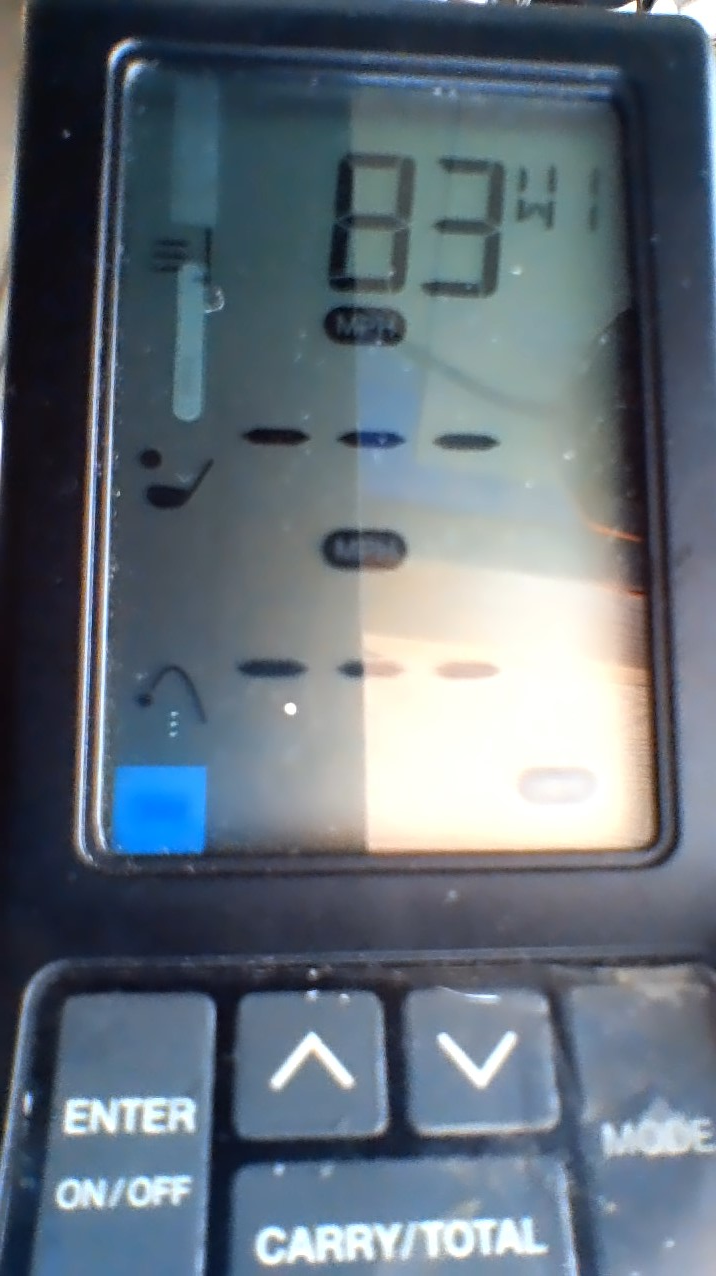
#> input picture images/launch-monitor-2.jpg, 716 x 1276 px
$ python color-range-detector.py --image images/launch-monitor-2.jpg
#> lines starting #> are read from the running program, lines starting #| are printed output that depends on the picture; after the words box and inside, x2 and y2 are one past the last pixel; in counts of white or black regions, pixels touching at a corner belong together
#!/usr/bin/env python
# -*- coding: utf-8 -*-

# USAGE: You need to specify a filter and "only one" image source
#
# (python) range-detector --filter RGB --image /path/to/image.png
# or
# (python) range-detector --filter HSV --webcam

import cv2
import argparse
from operator import xor


def callback(value):
    pass


def setup_trackbars(range_filter):
    cv2.namedWindow("Trackbars", 0)

    for i in ["MIN", "MAX"]:
        v = 0 if i == "MIN" else 255

        for j in range_filter:
            cv2.createTrackbar("%s_%s" % (j, i), "Trackbars", v, 255, callback)


def get_arguments():
    ap = argparse.ArgumentParser()
    ap.add_argument('-f', '--filter', default= 'HSV',
                    help='Range filter. RGB or HSV')
    ap.add_argument('-i', '--image', required=False,
                    help='Path to the image')
    ap.add_argument('-w', '--webcam', required=False,
                    help='Use webcam', action='store_true')
    ap.add_argument('-p', '--preview', required=False,
                    help='Show a preview of the image after applying the mask',
                    action='store_true')
    args = vars(ap.parse_args())

    if not xor(bool(args['image']), bool(args['webcam'])):
        ap.error("Please specify only one image source")

    if not args['filter'].upper() in ['RGB', 'HSV']:
        ap.error("Please speciy a correct filter.")

    return args


def get_trackbar_values(range_filter):
    values = []

    for i in ["MIN", "MAX"]:
        for j in range_filter:
            v = cv2.getTrackbarPos("%s_%s" % (j, i), "Trackbars")
            values.append(v)

    return values


def main():
    args = get_arguments()

    range_filter = args['filter'].upper()

    if args['image']:
        image = cv2.imread(args['image'])
#> image is the input picture: shape (1276, 716, 3); mean B, G, R 122.3, 111.3, 99.6

        if range_filter == 'RGB':
            frame_to_thresh = image.copy()
        else:
            frame_to_thresh = cv2.cvtColor(image, cv2.COLOR_BGR2HSV)
#> frame_to_thresh: shape (1276, 716, 3); mean H, S, V 95.6, 69, 125.3
    else:
        camera = cv2.VideoCapture(0)

    setup_trackbars(range_filter)
#> the loop in setup_trackbars, `for i in ["MIN", "MAX"]:` made 2 passes; slider 'H_MIN' is set to 51

    while True:
        if args['webcam']:
            ret, image = camera.read()

            if not ret:
                break

            if range_filter == 'RGB':
                frame_to_thresh = image.copy()
            else:
                frame_to_thresh = cv2.cvtColor(image, cv2.COLOR_BGR2HSV)

        v1_min, v2_min, v3_min, v1_max, v2_max, v3_max = get_trackbar_values(range_filter)

        thresh = cv2.inRange(frame_to_thresh, (v1_min, v2_min, v3_min), (v1_max, v2_max, v3_max))
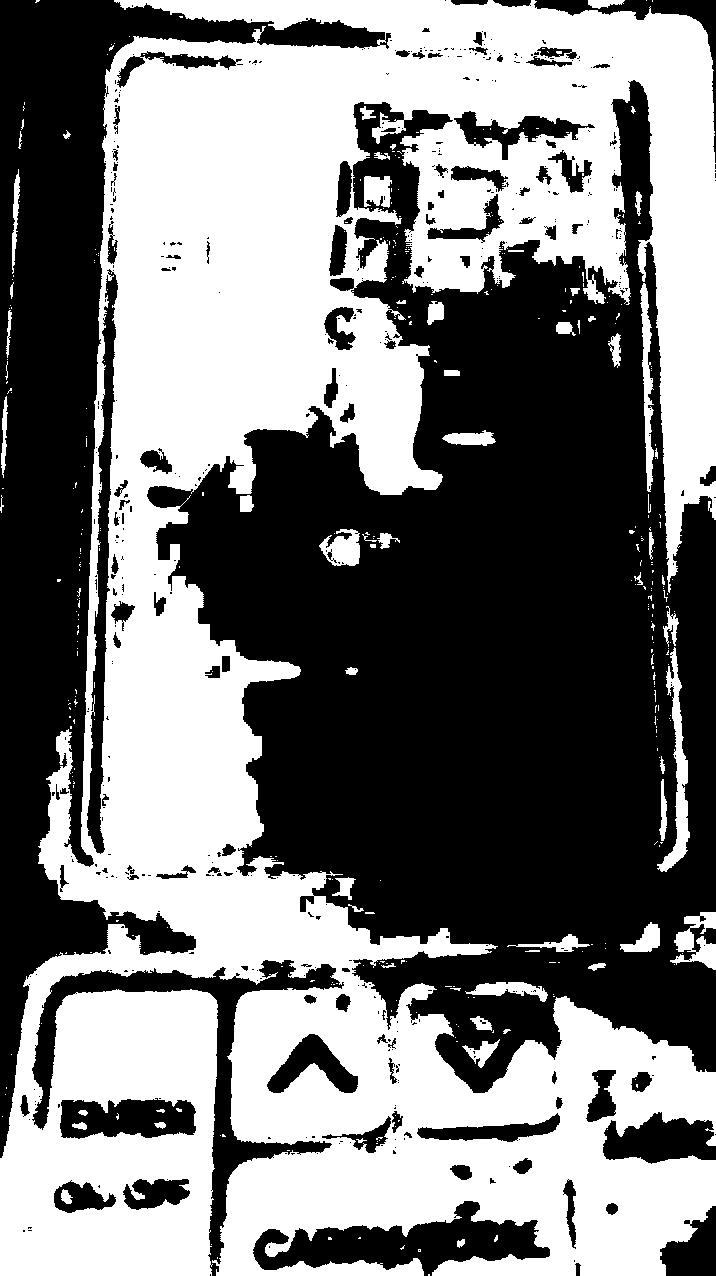
#> thresh: shape (1276, 716); 48.4% white; 393 white regions (332 under 20 px), largest, box (x1, y1, x2, y2) and area: (0, 0, 716, 1276) 426805, (657, 647, 690, 872) 2191, (640, 283, 654, 492) 1380

        if args['preview']:
            preview = cv2.bitwise_and(image, image, mask=thresh)
            cv2.imshow("Preview", preview)
        else:
            cv2.imshow("Original", image)
            cv2.imshow("Thresh", thresh)

        if cv2.waitKey(1) & 0xFF is ord('q'):
#> (key q is pressed here)
            break


if __name__ == '__main__':
    main()
